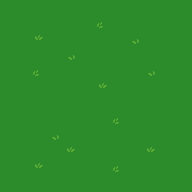

Rendered tile map (Tiled .tmx) drawn with the repository's tilesets; below, a short description and the full map source, tile grids included:
An orthogonal 12x12 tile map with 16x16 px tiles, 1 tile layer (Calque de Tile 1).

<map version="1.0" tiledversion="2018.04.18" orientation="orthogonal" renderorder="right-down" width="12" height="12" tilewidth="16" tileheight="16" infinite="0" nextobjectid="1">
 <tileset firstgid="1" source="tiles.tsx" />
 <layer name="Calque de Tile 1" width="12" height="12">
  <data encoding="csv">
210,210,210,210,210,210,210,210,210,210,210,210,
210,210,210,210,210,210,211,210,210,210,210,210,
210,210,186,210,210,210,210,210,187,210,210,210,
210,210,210,210,187,210,210,210,210,210,210,210,
210,210,211,210,210,210,210,210,210,187,210,210,
210,210,210,210,210,210,186,210,210,210,210,210,
210,210,210,210,210,210,210,210,210,210,210,210,
210,210,210,210,210,210,210,211,210,210,210,210,
210,210,210,187,210,210,210,210,210,210,210,210,
210,210,210,210,186,210,210,210,210,186,210,210,
210,210,186,210,210,210,210,211,210,210,210,210,
210,210,210,210,210,210,210,210,210,210,210,210
</data>
 </layer>
</map>
